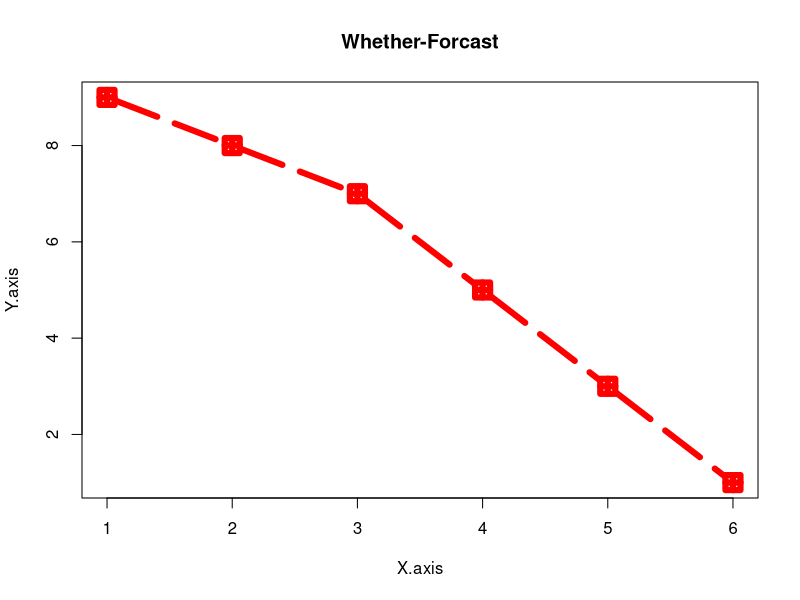
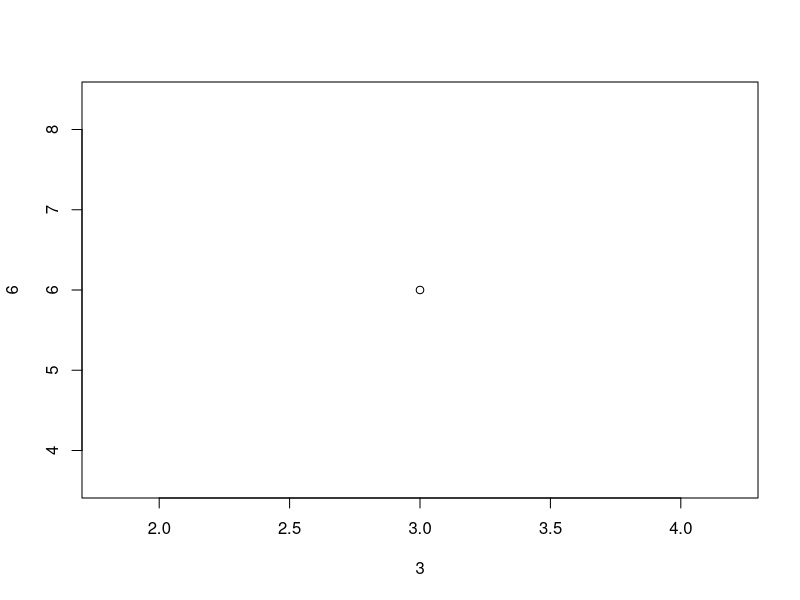
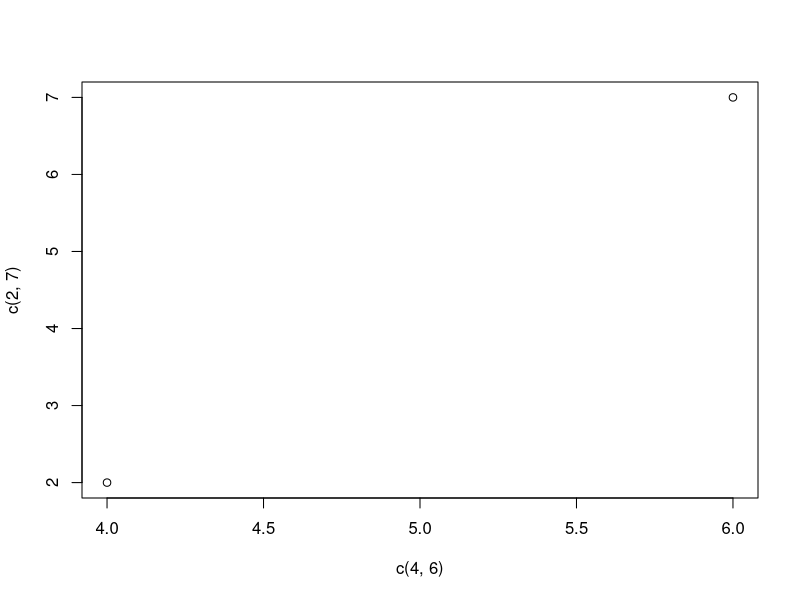
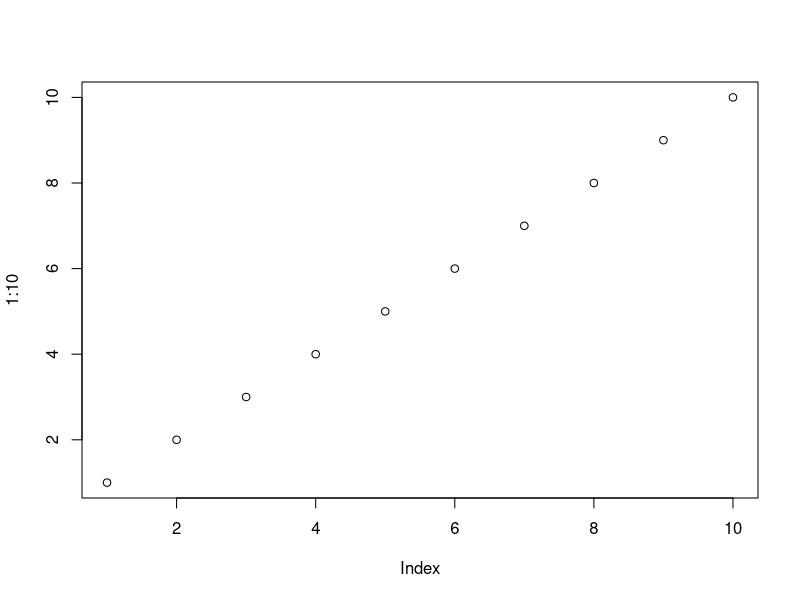

These charts were generated, in order, by the following R code:
#*****************************************Graphical-Data-Analysis*****************************************

#Theory:-
# Plot() in R is used to plot points in a graph.
# It is a generic function that has many methods which are called based on the type of input object passed to it.
# Plot() is basically used to create plot a scatter plot or line graph of 2
# vectors. i.e it is used to plot 2 vectors against each other.
# It develops a 2-dimensional graph.
# PLot is generic function is used to create graph for different types of input objects.
# Additional is that create plot of temp2020, than create points() of 2021 temp and create lines() 2022 temp.

# syntax: plot(x, y, type, main, xlab, ylab, col, cex, pch, lwd, lty).
#1. x and y are two input vectors vectors corresponds corresponds to X and Y axis resp.

#2. type is a code used to specify the type of plot
#• “p” to plot points only
#• “l” to plot line only
#• “b” to plot both points and line
#• “c” to join empty points with line
#• “o” to plot both over-plotted pointes and line
#• “h” to plot histogram plot
#• “s” to plot stair step

#3. main parameter is used to give title to plot.

#4. xlab and ylab are used to specify labels of X and Y axis resp.

#5. col is used to specify colour of points and line.

#6. cex specifies the size of points. 1 is default size.

#7. pch is used to specify shape of points. Value of pch ranges from 0 to 25.

#8. lwd specifies line width. Default width is 1.

#9. lty specifies specifies line style. Line format ranges from 0 to 6.
#• 0 removes line
#• 1 displays solid line
#• 2 displays dashed line
#• 3 displays dotted line
#• 4 displays “dot dashed” line
#• 5 displays “long dashed” line
#• 6 displays “two dashed”(long and short dashes) line.


#*****************************************Plot-Analysis*****************************************
a<-c(1,2,3,4,5,6)
b<-c(9,8,7,5,3,1)

plot(a,b,xlab = "X.axis",ylab = "Y.axis",main = "Whether-Forcast",cex=2,pch=12,lwd=6,lty=5,type = 'b',col="red")


#*****************************************Save-File-Types*****************************************

#1. Save as jpeg image:
jpeg(file="whether.jpeg")

#2. Save as png image.
png(file="whether.png",width = 300,height = 300,res = 700) 

#3. Save as pdf.
pdf(file="whether.pdf8")

#4. Save as bmp image.
bmp(file="whether.bmp")

#5. Save as svg image.
svg(file="whether.svg")


#*****************************************Plot-Analysis*****************************************

#1. Plot 1single point on specific graph.
plot(3,6)

#2. Plot 2 point in graph.
plot(c(4,6),c(2,7))

#3. Plot point in graph on sequence.
plot(1:10)


#*****************************************Close-Down-Plot*****************************************
dev.off()
